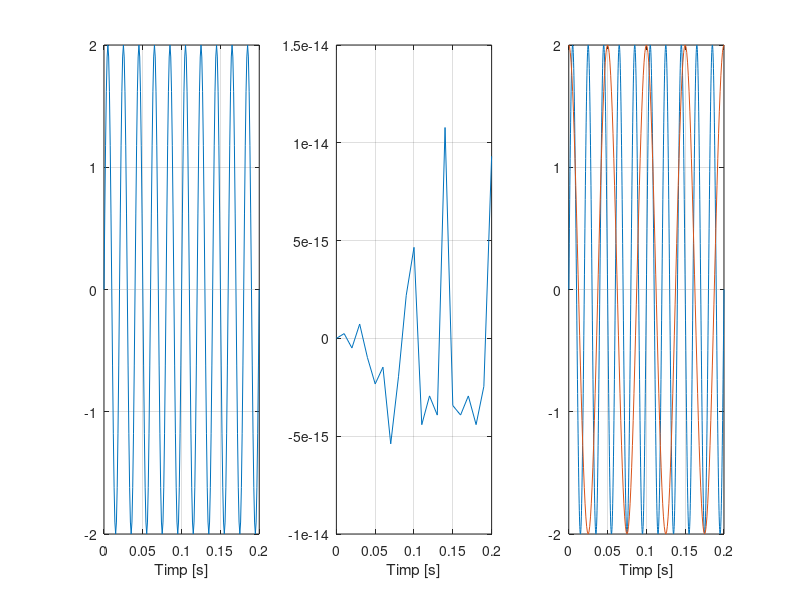

Recreate this plot in MATLAB.
%subpunctul c

F = 50;
t = 0:0.001:0.2;
s = 2*sin(2*pi*F*t);
subplot(1,3,1),plot(t,s),xlabel('Timp [s]'),grid
t = 0:0.01:0.2;
s = 2*sin(2*pi*F*t);
subplot(1,3,2),plot(t,s),xlabel('Timp [s]'),grid
t = 0:0.0002:0.2;
s = 2*sin(2*pi*F*t);
subplot(1,3,3),plot(t,s),xlabel('Timp [s]'),grid,hold on
F=20;
y = 0:0.001:0.2;
c = 2*cos(2*pi*F*y);
subplot(1,3,3),plot(y,c)
